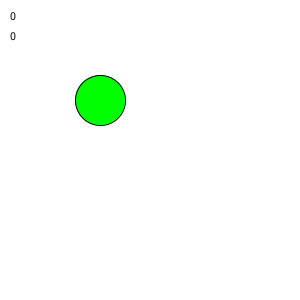
Frame 1 (no input)
Frame 60 (the mouse pressed at the canvas centre just before this capture): identical to frame 1, image omitted
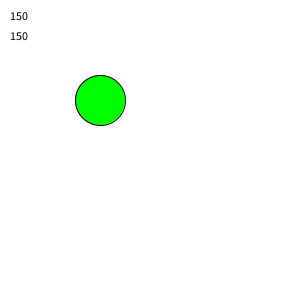
Frame 120 (the mouse held since frame 60 and released just before this capture)

The Processing sketch that drew these frames (run headless with seeded random() and noise(); from frame 60 on, the mouse is pressed at the canvas centre):

// Processing sketch: ABall
// ── ABall.pde
void setup() {
  size(300, 300);
}

void draw() {
  background(255);
  fill(0, 255, 0);
  ellipse(100, 100, 50, 50);
  fill(0);
  text(mouseX, 10, 20);
  text(mouseY, 10, 40);
}
